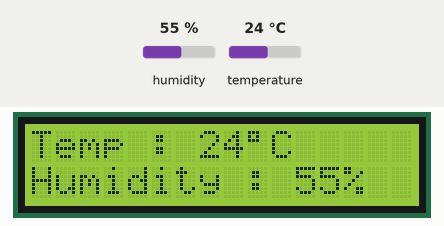
A sketch run on a simulated ESP8266 (NodeMCU). Shown: 16×2 character LCD. The inputs (shaded band) are chosen by the test bench; at power-on: humidity 55 %, temperature 24 °C.

Above: at 1.2 s.
1.3 s: humidity set to 22 %
At 3.3 s:
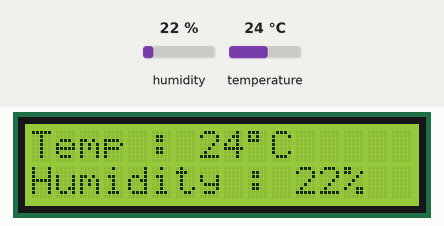
3.6 s: temperature set to 12 °C
At 5.8 s:
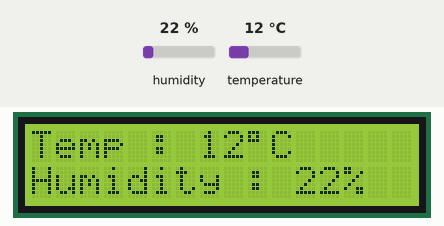
6.7 s: humidity set to 40 %
At 9.2 s:
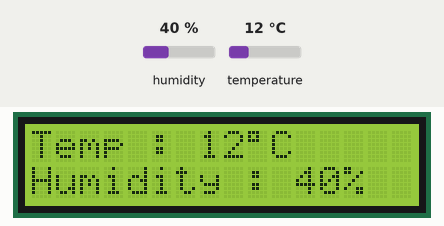
9.8 s: temperature set to 19 °C
At 12.5 s:
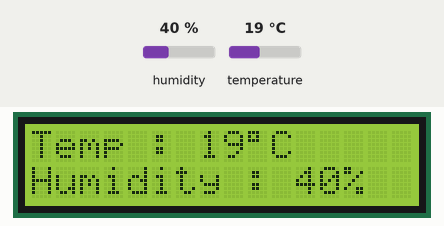
Timing chart, 0 to 13.9 s (numbered marks = the images above; inputs shaded):
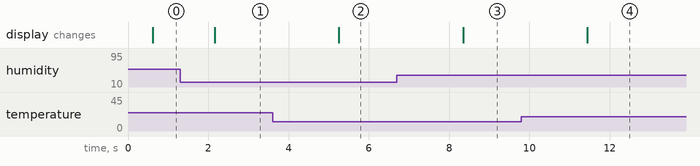

Measured:
- after the input at 1.3 s, the display: changes after 0.86 s (image 1)
- after the input at 3.6 s, the display: changes after 1.7 s (image 2)
- after the input at 6.7 s, the display: changes after 1.6 s (image 3)
- after the input at 9.8 s, the display: changes after 1.6 s (image 4)

The sketch:

station_meteo.ino
```cpp
#include <Wire.h>
#include <LiquidCrystal_I2C.h>
// Include the DHT11 library for interfacing with the sensor.
#include <DHT11.h>

// Create an instance of the DHT11 class.
// - For Arduino: Connect the sensor to Digital I/O Pin 2.
// - For ESP32: Connect the sensor to pin GPIO2 or P2.
// - For ESP8266: Connect the sensor to GPIO2 or D4.
DHT11 dht11(7);

LiquidCrystal_I2C lcd(0x27, 16, 2); // Adresse I2C 0x27, LCD 16x2

void setup() {
  lcd.init();         // Initialisation
  lcd.backlight();    // Activer rétroéclairage
}

void loop() {
    int temperature = 0;
    int humidity = 0;

    // Attempt to read the temperature and humidity values from the DHT11 sensor.
    int result = dht11.readTemperatureHumidity(temperature, humidity);

    // Check the results of the readings.
    // If the reading is successful, print the temperature and humidity values.
    // If there are errors, print the appropriate error messages.
    if (result == 0) {
        lcd.setCursor (0,0) ;  //on place le curseur de l’écran LCD au début de la 1er ligne
        lcd.print("Temp : ") ;   //on écrit le mot “Temp : ’’ à l’emplacement du curseur
        lcd.print(temperature) ; //on écrit la température lue par le capteur, avec 1 chiffre derrière la virgule
        lcd.print((char)223) ;   //on ajoute le symbole après la valeur de la température
        lcd.print("C") ; // on ajoute la lettre C pour degré Celsius
        lcd.setCursor(0,1) ;  //on déplace le curseur de l’écran LCD au début de la 2e ligne
        lcd.print("Humidity : ") ;  //on écrit l’humidité relative lue par le capteur, avec 1 chiffre derrière la virgule
        lcd.print(humidity);
        lcd.print("%") ; //on ajoute le symbole “%’’ après la valeur de l’humidité
        delay (1000) ;  // on attend une seconde avant de procéder à la lecture suivante
    } else {
        // Print error message based on the error code.
        Serial.println(DHT11::getErrorString(result));
    }

}
```
